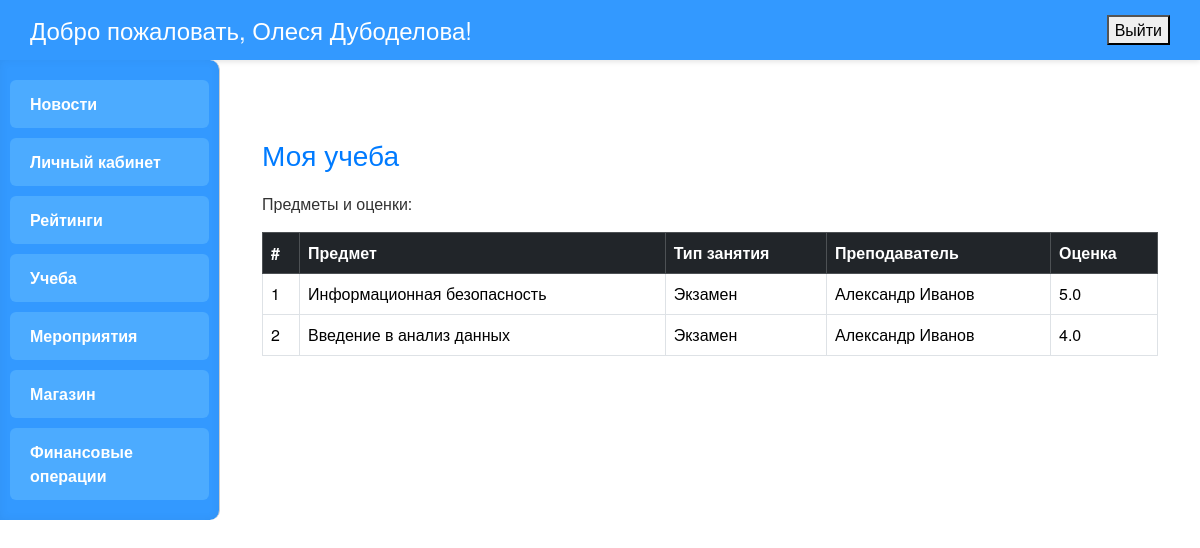
Page /study/ (signed in) on the committed database.
### main/models.py (models this page shows, shortened)
class Subjects(models.Model):
    subject_id = models.AutoField(primary_key=True)
    subject_name = models.CharField(max_length=100, verbose_name='Название предмета')
    teacher_id = models.ForeignKey(User, on_delete=models.CASCADE, related_name='subjects_taught', verbose_name='Преподаватель')
    semestr_id = models.IntegerField(verbose_name='Семестр')
    group_id = models.ForeignKey('Groups', on_delete=models.CASCADE, related_name='subjects', verbose_name='Группа')
    subject_type = models.CharField(max_length=50, verbose_name='Тип предмета')

class Grades(models.Model):
    grades_id = models.AutoField(primary_key=True)
    grade = models.FloatField(verbose_name='Оценка')
    subject_id = models.ForeignKey(Subjects, on_delete=models.CASCADE, related_name='grades', verbose_name='Предмет')
    student_id = models.ForeignKey(User, on_delete=models.CASCADE, related_name='student_grades', verbose_name='Студент')

### main/views.py (the view)
# urls.py: path('study/', views.study, name='study'),
@login_required
def study(request):
    profile = request.user.profile
    if profile.role != 'ST':
        return render(request, 'curricular/study.html', {
            'error': "Доступ только для студентов"
        })
    grades = Grades.objects.filter(student_id=request.user).select_related('subject_id')
    subjects_with_grades = []
    for grade in grades:
        subjects_with_grades.append({
            'subject_name': grade.subject_id.subject_name,
            'grade': grade.grade,
            'subject_type': grade.subject_id.subject_type,
            'teacher': grade.subject_id.teacher_id.get_full_name(),
        })
    return render(request, 'curricular/study.html', {
        'subjects_with_grades': subjects_with_grades
    })

### main/templates/curricular/study.html (shortened to what this page needs)
{% extends "main/base.html" %}
{% block content %}
<div class="container mt-5">
    <h2>Моя учеба</h2>
    <p>Предметы и оценки:</p>
    {% if error %}
        <div class="alert alert-danger">{{ error }}</div>
    {% else %}
        {% if subjects_with_grades %}
            <table class="table table-bordered table-hover">
                <thead class="table-dark">
                    <tr>
                        <th>#</th>
                        <th>Предмет</th>
                        <th>Тип занятия</th>
                        <th>Преподаватель</th>
                        <th>Оценка</th>
                    </tr>
                </thead>
                <tbody>
                    {% for item in subjects_with_grades %}
                        <tr>
                            <td>{{ forloop.counter }}</td>
                            <td>{{ item.subject_name }}</td>
                            <td>{{ item.subject_type }}</td>
                            <td>{{ item.teacher }}</td>
                            <td>{{ item.grade }}</td>
                        </tr>
                    {% endfor %}
                </tbody>
            </table>
        {% else %}
            <div class="alert alert-info">Нет оценок</div>
        {% endif %}
    {% endif %}
</div>
{% endblock %}

### main/templates/main/base.html (shortened to what this page needs)
<!DOCTYPE html>
<html lang="ru">
<head>
  <link href="https://cdn.jsdelivr.net/npm/bootstrap@5.3.3/dist/css/bootstrap.min.css" rel="stylesheet">
</head>
<body>
  <div class="header">
    {% if user.is_authenticated %}
      <h1>Добро пожаловать, {{ user.get_full_name|default:user.username }}!</h1>
      <form method="post" action="{% url 'logout' %}">
        <button type="submit" onclick="return confirm('Вы уверены, что хотите выйти?')">Выйти</button>
      </form>
    {% else %}
      <h1>Добро пожаловать!</h1>
      <a href="{% url 'login' %}" class="exit-link">Войти</a>
    {% endif %}
  </div>
  <div class="page-wrapper d-flex">
    <div class="sidebar">
      {% if user.profile.role == 'AD' %}
        <div class="menu-item"><a href="{% url 'news' %}">Новости</a></div>
        <div class="menu-item"><a href="{% url 'home' %}">Личный кабинет</a></div>
        <div class="menu-item"><a href="{% url 'dashboard' %}">Рейтинги</a></div>
        <div class="menu-item"><a href="{% url 'study' %}">Учеба</a></div>
        <div class="menu-item"><a href="{% url 'subjects' %}">Предметы</a></div>
        <div class="menu-item"><a href="{% url 'events' %}">Мероприятия</a></div>
        <div class="menu-item"><a href="{% url 'registrations' %}">Регистрации</a></div>
        <div class="menu-item"><a href="{% url 'shop' %}">Магазин</a></div>
        <div class="menu-item"><a href="{% url 'orders' %}">Заказы</a></div>
        <div class="menu-item"><a href="{% url 'operations' %}">Финансовые операции</a></div>
      {% elif user.profile.role == 'ST' %}
        <div class="menu-item"><a href="{% url 'news' %}">Новости</a></div>
        <div class="menu-item"><a href="{% url 'home' %}">Личный кабинет</a></div>
        <div class="menu-item"><a href="{% url 'dashboard' %}">Рейтинги</a></div>
        <div class="menu-item"><a href="{% url 'study' %}">Учеба</a></div>
        <div class="menu-item"><a href="{% url 'events' %}">Мероприятия</a></div>
        <div class="menu-item"><a href="{% url 'shop' %}">Магазин</a></div>
        <div class="menu-item"><a href="{% url 'operations' %}">Финансовые операции</a></div>
      {% elif user.profile.role == 'MA' %}
        <div class="menu-item"><a href="{% url 'news' %}">Новости</a></div>
        <div class="menu-item"><a href="{% url 'home' %}">Личный кабинет</a></div>
        <div class="menu-item"><a href="{% url 'events' %}">Мероприятия</a></div>
        <div class="menu-item"><a href="{% url 'registrations' %}">Регистрации</a></div>
      {% elif user.profile.role == 'PR' %}
        <div class="menu-item"><a href="{% url 'news' %}">Новости</a></div>
        <div class="menu-item"><a href="{% url 'home' %}">Личный кабинет</a></div>
        <div class="menu-item"><a href="{% url 'shop' %}">Магазин</a></div>
        <div class="menu-item"><a href="{% url 'orders' %}">Заказы</a></div>
      {% endif %}
    </div>
    <div class="main">
      {% block content %}{% endblock %}
    </div>
  </div>
</body>
</html>

### main/templates/main/base.html (style rules this page uses)
body { margin: 0; font-family: 'Helvetica Neue', Arial, sans-serif; background-color: #fff; color: #333; }
.header { background-color: #3399ff; padding: 15px 30px; display: flex; justify-content: space-between; align-items: center; box-shadow: 0 2px 5px rgba(0,0,0,0.1); }
.header h1 { margin: 0; font-size: 24px; color: #fff; }
.page-wrapper { display: flex; min-height: 100vh; }
.sidebar { width: 220px; background-color: #3399ff; border-right: 1px solid #ccc; padding: 20px 10px; display: flex; flex-direction: column; gap: 10px; border-radius: 0 10px 10px 0; box-shadow: inset 0 0 10px rgba(0,0,0,0.05); overflow-y: auto; height: 100%; }
.menu-item { padding: 12px 20px; background-color: #4cabff; color: #fff; text-decoration: none; border-radius: 6px; font-weight: 600; cursor: pointer; transition: background-color 0.3s, transform 0.2s; }
.menu-item a { color: #fff !important; text-decoration: none; display: block; width: 100%; height: 100%; }
.main { flex-grow: 1; padding: 30px; }
.main h2 { margin-top: 0; font-size: 28px; color: #007bff; margin-bottom: 20px; }

### rows in the picture
Subjects: subject_name "Информационная безопасность", subject_type "Экзамен"
Grades: grade "5.0"
Subjects: subject_name "Введение в анализ данных", subject_type "Экзамен"
Grades: grade "4.0"

### other values in the picture
{{ user.get_full_name|default:user.username }} "Олеся Дубоделова"
{{ item.teacher }} "Александр Иванов" "Александр Иванов"
